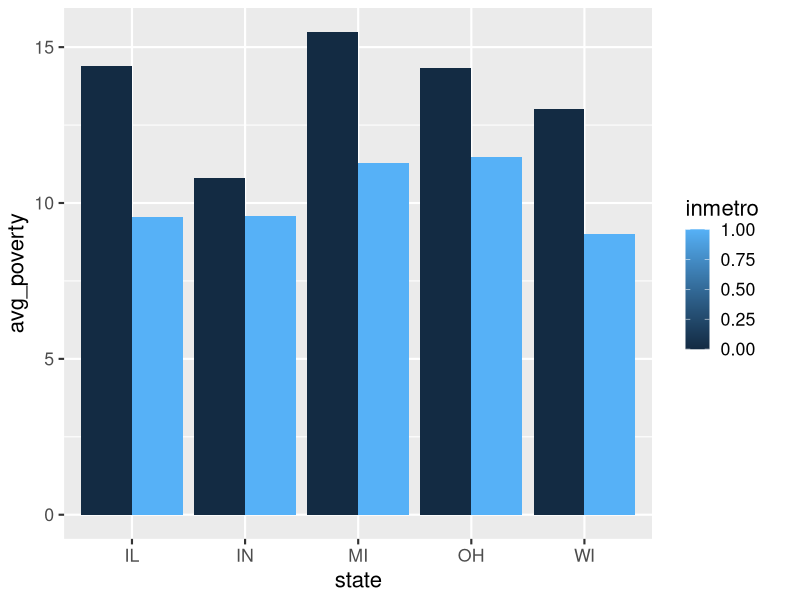
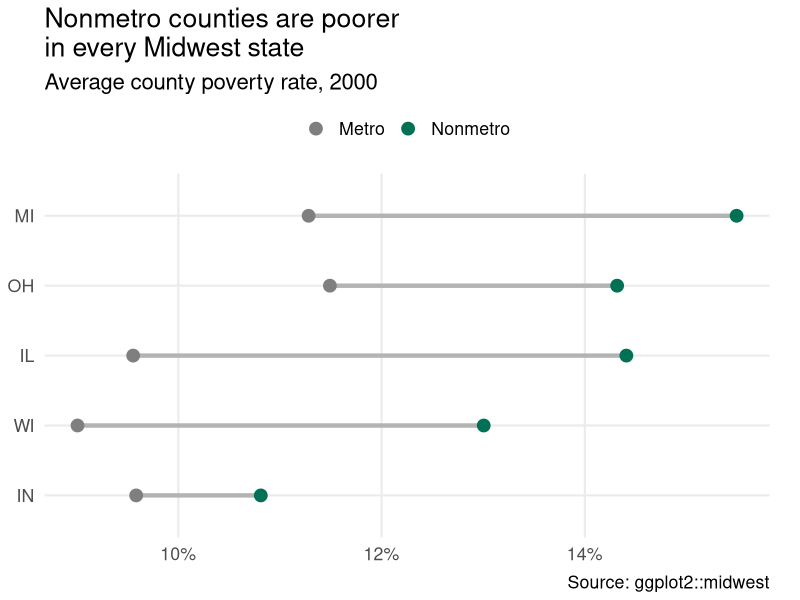

These charts were generated, in order, by the following R code:
## ---- chunk 1
#| include: false
library(tidyverse)
options(pillar.print_max = 5, pillar.print_min = 5, width = 72)
wide_margin <- theme(plot.margin = margin(5.5, 22, 5.5, 5.5))
theme_set(theme_gray(base_size = 16) + wide_margin)
knitr::opts_chunk$set(fig.width = 8, fig.height = 4.5, fig.align = "center",
                      dpi = 150, out.width = "85%")
theme_minimal <- function(base_size = 16, ...) ggplot2::theme_minimal(base_size = base_size, ...) + wide_margin

pov_df <- midwest |>
  mutate(metro = if_else(inmetro == 1, "Metro", "Nonmetro")) |>
  group_by(state, inmetro, metro) |>
  summarize(avg_poverty = mean(percbelowpoverty), .groups = "drop")
## ---- chunk 2
#| echo: false
#| layout-ncol: 2
#| fig-width: 6
#| fig-height: 4.5
#| out-width: "100%"
ggplot(pov_df, aes(x = state, y = avg_poverty, fill = inmetro, group = inmetro)) +
  geom_col(position = "dodge")

ggplot(pov_df, aes(x = avg_poverty, y = fct_reorder(state, avg_poverty), color = metro)) +
  geom_line(aes(group = state), color = "gray70", linewidth = 1.5) +
  geom_point(size = 4) +
  scale_color_manual(values = c("Metro" = "gray50", "Nonmetro" = "#007155")) +
  scale_x_continuous(labels = scales::label_percent(scale = 1)) +
  labs(title = "Nonmetro counties are poorer\nin every Midwest state",
       subtitle = "Average county poverty rate, 2000",
       x = NULL, y = NULL, color = NULL,
       caption = "Source: ggplot2::midwest") +
  theme_minimal() +
  theme(legend.position = "top", panel.grid.minor = element_blank())
